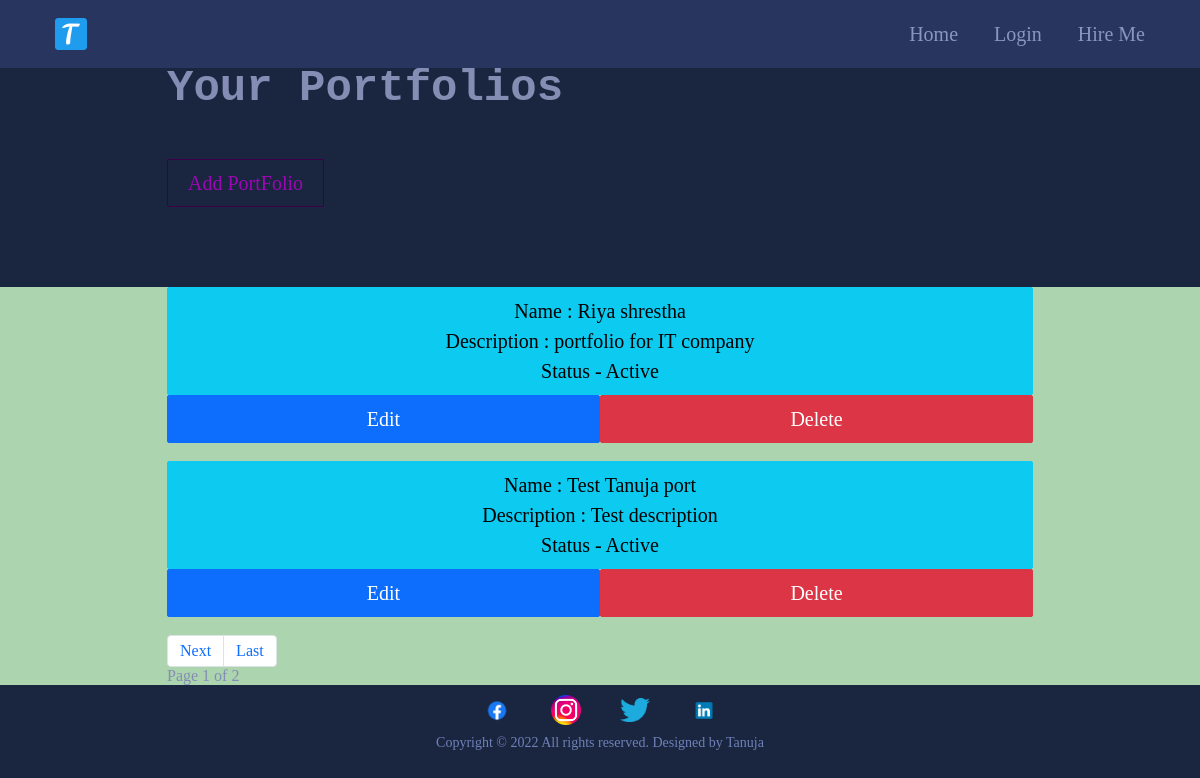
Screenshot of /allportfolios/ with the database file from the repository.
### main/models.py (models this page shows, shortened)
class Portfolio(models.Model):
    class Meta:
        verbose_name_plural = 'Portfolio Profiles'
        verbose_name = 'Portfolio'
        ordering = ["name"]
    date = models.DateTimeField(blank=True, null=True)
    name = models.CharField(max_length=200, blank=True, null=True)
    description = models.CharField(max_length=500, blank=True, null=True)
    body = RichTextField(blank=True, null=True)
    image = models.ImageField(blank=True, null=True, upload_to="portfolio")
    slug = models.SlugField(null=True, blank=True)
    is_active = models.BooleanField(default=True)

### main/views.py (the view)
# urls.py: path('allportfolios/',views.allPortfolioView.as_view(),name="allportfolios"),
class allPortfolioView(generic.ListView):
	model = Portfolio
	template_name = "main/allportfolios.html"
	paginate_by =2

### cv/context_processors.py (called while the page is built)
def project_context(request):
	context = {
		'me': User.objects.first(),
	}
	return context

### main/templates/main/allportfolios.html (shortened to what this page needs)
{% extends 'main/base.html' %}
{% load static %}
{% block content %}
    <section>
      <div class="innerPageBannerCol">
        <div class="container">
          <div class="row g-4 g-md-3  align-items-center">
            <div class="col-md-6">
              <div class="bannerContent">
                <h1 class="xlTitle pb-md-3">Your Portfolios</h1><br>
                <a href="{%url 'main:addPortfolio'%}" class="btn btnOutline">Add PortFolio</a>
              </div>
            </div>
          </div>
        </div>
      </div>
    </section>
    <section>
      <div class="lightBg">
        <div class="container">
          <ul>
            {% for item in object_list %}
             <li><a href="" class="btn btn-info col col-12"> Name : {{item.name}}
              <br>Description : {{item.description}}<br>
              {% if item.is_active%}
              Status - Active
            {%else%}
              Status - Inactive
            {%endif%}</a></li>
            <li>
              <div class="container">
                <div class="row">
              <a href="{%url 'main:updatePortfolio' item.pk %}" class="btn btn-primary col col-6">Edit</a>
              <a href="{%url 'main:deletePortfolio' item.pk %}" class="btn btn-danger col col-6">Delete</a>
                </div>
              </div>
            </li><br>
            {%endfor%}
        </ul>
        <nav aria-label="Page navigation example">
          <ul class="pagination" >
            {%if page_obj.has_next%}
              <li class="page-item"><a class="page-link" href="?page={{page_obj.next_page_number}}">Next</a></li>
              <li class="page-item"><a class="page-link"href="?page={{page_obj.paginator.num_pages}}">Last</a></li>
            {%endif%}
          </ul>
          <div>
            Page {{page_obj.number }} of {{page_obj.paginator.num_pages}}
          </div>
          </nav>
        </div>
      </div>
    </section>
    {%endblock%}

### static/css/style.css (style rules this page uses)
:root { --primaryColor: #9C07B6; --primaryDarkColor: #3D0048; --titleFont: 'IBM plex Sans', monospace; --regular: 400; --medium: 500; --bold: 700; --black: 900; --lightBg: rgb(172, 212, 174); --primary : #1a253f; --dark : #151A33; --secondary : #6e8de2; --ternary : #848db3; --pure : #cbcfd6; --fade : #7081b9; --mild : #8997bd; --footer : #212A4A; --black : #060b1b; --twitter : #4ac7ec; --dribble : #ecbacfd0; --success : #1ecab8; --danger : #f1646c; --dark-blue : #28365f; --dark-gray : #171f33; --yellow : #f3c74d; }
html { scroll-behavior: smooth; }
body { font-family: 'IBM plex Sans'; background:var(--primary); color: var(--ternary); -webkit-font-smoothing : antialiased; padding-bottom: 1rem; line-height: normal; }
ul { margin: 0; padding: 0; list-style-type: none; }
a { color: inherit; }
a, .btn { -webkit-transition: all 300ms ease-in-out 0s; -o-transition: all 300ms ease-in-out 0s; transition: all 300ms ease-in-out 0s; text-decoration: none; }
.lightBg { background-color: var(--lightBg); }
.btn { font-size: 20px; font-weight: var(--medium); padding: 8px 20px; border-radius: 2px; }
.btnOutline { border: 1px solid var(--primaryDarkColor); color: var(--primaryColor); }
.xlTitle { font-size: 44px; line-height: 1.3; font-weight: var(--bold); font-family: var(--titleFont) }
.innerPageBannerCol { padding: 60px 0 80px; }
@media (min-width:992px) { .container, .container-lg, .container-md, .container-sm, .container-xl, .container-xxl { max-width: 890px; } }

### rows the page displays
Portfolio: name "Riya shrestha", description "portfolio for IT company", is_active "Status - Active"
Portfolio: name "Test Tanuja port", description "Test description", is_active "Status - Active"

### other values shown
{{ page_obj.number }} "1"
{{ page_obj.paginator.num_pages }} "2"
